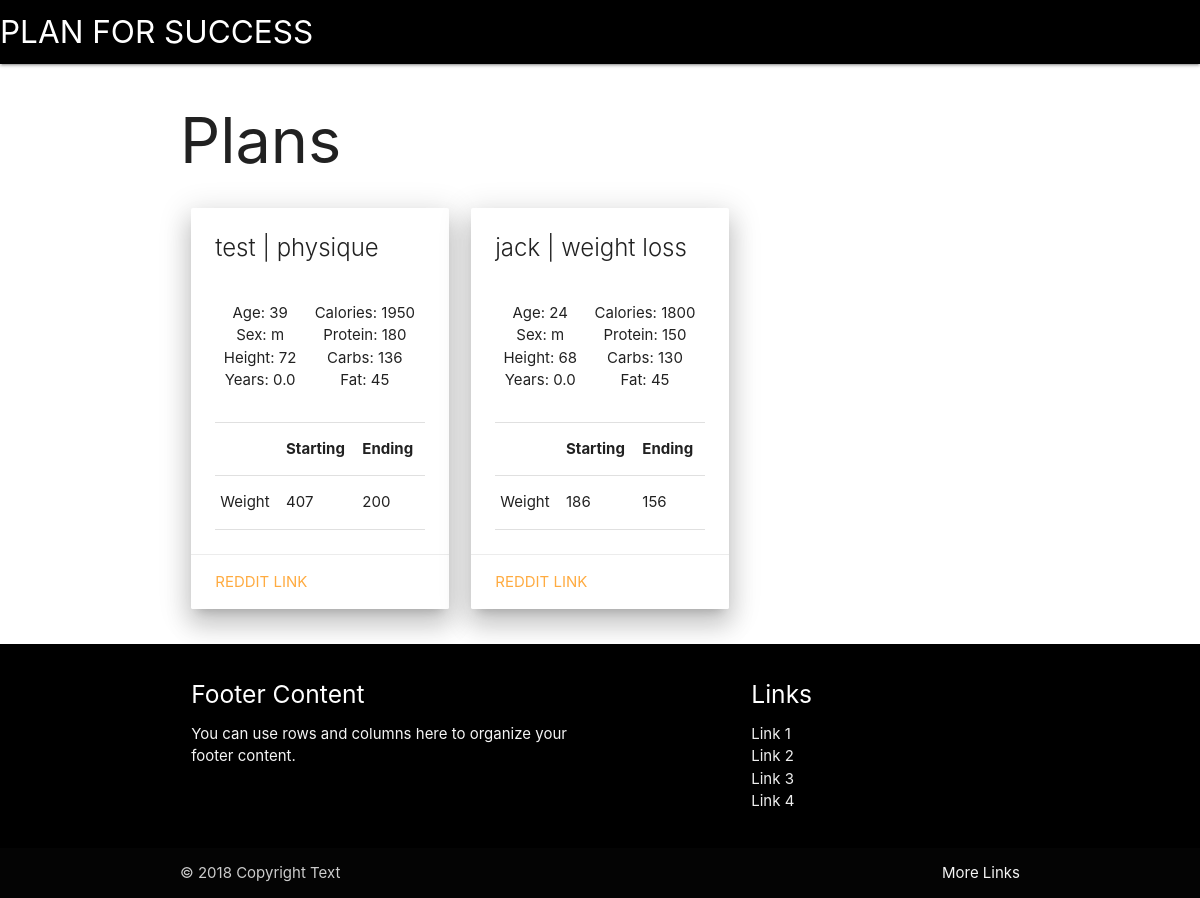
Before: / with the older database file.
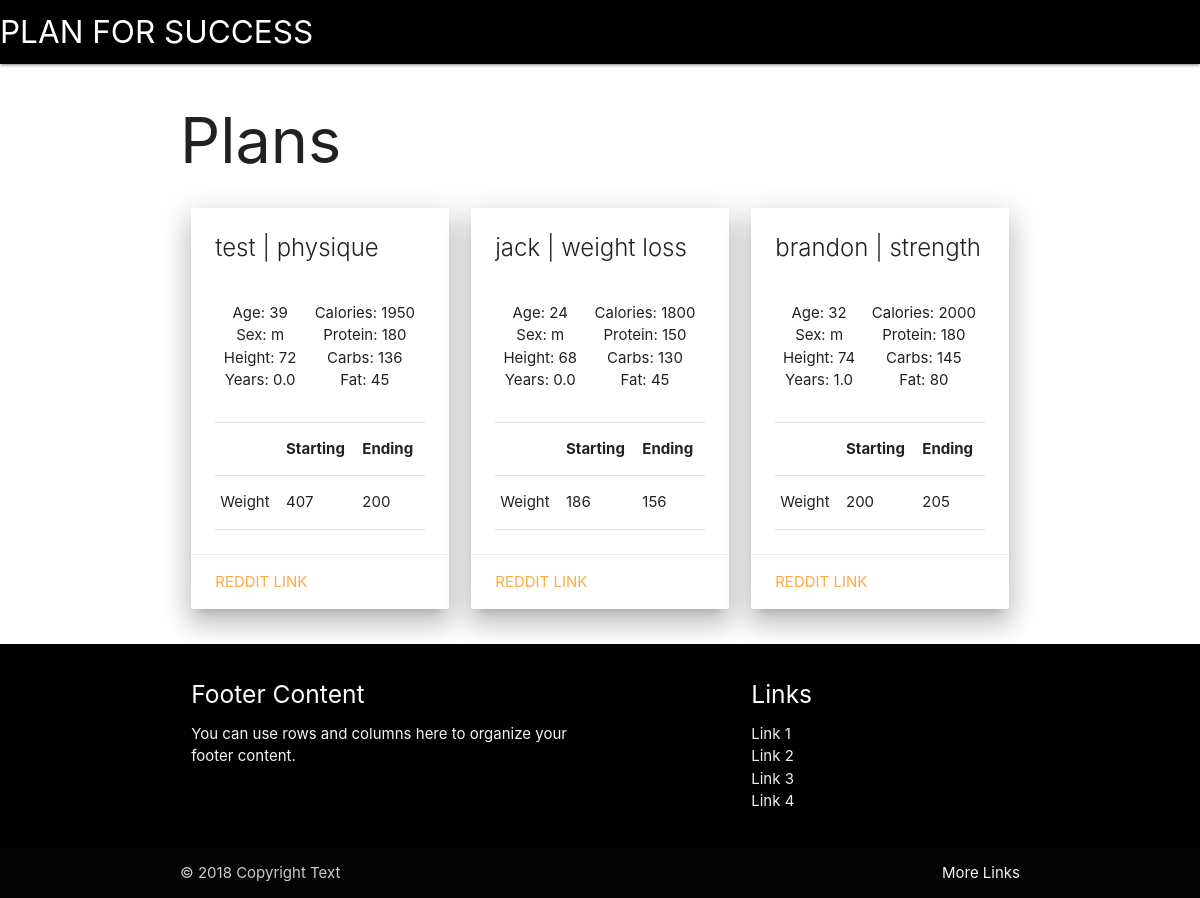
After: the same page with the newer database file.
### lightning/models.py (models this page shows, shortened)
class Plan(models.Model):
    name = models.CharField(max_length=300)
    reddit_link = models.URLField(max_length=200, unique=True)
    user = models.CharField(max_length=200)
    user_age = models.CharField(max_length=100)
    user_sex = models.CharField(max_length=20)
    user_height = models.IntegerField(default=0)
    user_body_type_start = models.CharField(max_length=200)
    user_body_type_end = models.CharField(max_length=200)
    user_starting_weight = models.IntegerField()
    user_ending_weight = models.IntegerField()
    goals = models.CharField(max_length=100)
    calories = models.IntegerField()
    macro_protein = models.IntegerField()
    macro_carb = models.IntegerField()
    macro_fat = models.IntegerField()
    period = models.FloatField()

### lightning/views.py (the view)
# urls.py: path('', PlanListView.as_view(), name='plan-list')
class PlanListView(ListView):
    model = Plan
    def get_context_data(self, **kwargs):
        context = super().get_context_data(**kwargs)
        context['now'] = timezone.now()
        return context

### lightning/templates/lightning/plan_list.html
{% extends 'lightning/base.html' %} {% block content %}
<h1>Plans</h1>
<div class="row">
    {% for plan in plan_list %}
    <div class="col s6 m4">
        <div class="card z-depth-4">
            <div class="card-content">
                <span class="card-title">{{plan.name}} | {{plan.goals}}</span>
                <table class="centered">
                    <tbody>
                        <tr>
                            <td>
                                <ul>
                                    <li>Age: {{plan.user_age}}</li>
                                    <li>Sex: {{plan.user_sex}}</li>
                                    <li>Height: {{plan.user_height}}</li>
                                    <li>Years: {{plan.period}}</li>
                                </ul>
                            </td>
                            <td>
                                    <ul>
                                        <li>Calories: {{plan.calories}}</li>
                                        <li>Protein: {{plan.macro_protein}}</li>
                                        <li>Carbs: {{plan.macro_carb}}</li>
                                        <li>Fat: {{plan.macro_fat}}</li>
                                    </ul>
                                </td>
                        </tr>
                    </tbody>
                </table>
                <table>
                    <thead>
                        <tr>
                            <th></th>
                            <th>Starting</th>
                            <th>Ending</th>
                        </tr>
                    </thead>
                    <tbody>
                        <tr>
                            <td>Weight</td>
                            <td>{{plan.user_starting_weight}}</td>
                            <td>{{plan.user_ending_weight}}</td>
                        </tr>
                    </tbody>
                </table>
            </div>
            <div class="card-action">
                <a href="{{plan.reddit_link}}">Reddit Link</a>
            </div>
        </div>
    </div>
    {% empty %}
    <p>no plans yet</p>
    {% endfor %}
</div>
{% endblock %}

### lightning/templates/lightning/base.html (shortened to what this page needs)
<!DOCTYPE html>
<html>
<head>
    <link rel="stylesheet" href="https://cdnjs.cloudflare.com/ajax/libs/materialize/1.0.0-alpha.3/css/materialize.min.css">
</head>
<body>
    <nav>
        <div class="nav-wrapper black">
            <a href="#" class="brand-logo">PLAN FOR SUCCESS</a>
        </div>
    </nav>
    <div class="container">
        {% block content %} {% endblock %}
    </div>
</body>
<footer class="page-footer black">
    <div class="container">
        <div class="row">
            <div class="col l6 s12">
                <h5 class="white-text">Footer Content</h5>
                <p class="grey-text text-lighten-4">You can use rows and columns here to organize your footer content.</p>
            </div>
            <div class="col l4 offset-l2 s12">
                <h5 class="white-text">Links</h5>
                <ul>
                    <li>
                        <a class="grey-text text-lighten-3" href="#!">Link 1</a>
                    </li>
                    <li>
                        <a class="grey-text text-lighten-3" href="#!">Link 2</a>
                    </li>
                    <li>
                        <a class="grey-text text-lighten-3" href="#!">Link 3</a>
                    </li>
                    <li>
                        <a class="grey-text text-lighten-3" href="#!">Link 4</a>
                    </li>
                </ul>
            </div>
        </div>
    </div>
    <div class="footer-copyright">
        <div class="container">
            © 2018 Copyright Text
            <a class="grey-text text-lighten-4 right" href="#!">More Links</a>
        </div>
    </div>
</footer>
</html>

Changed rows visible on the page:
added Plan: name "brandon", goals "strength", user_age "32", user_sex "m", user_height "74", period "1.0", calories "2000", macro_protein "180", macro_carb "145", macro_fat "80", user_starting_weight "200", user_ending_weight "205"
